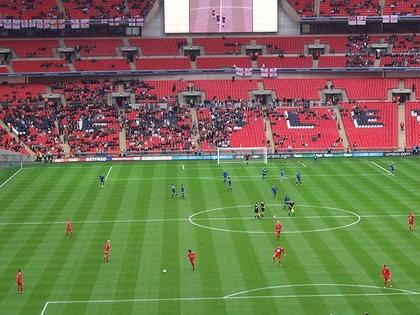
%> input picture portfolio_old/COMPUTER_VISION/assignment2/soccer_field4.jpg, 420 x 315 px, shrunk from 500 x 375 before the run
$ octave task2_solution.m   (GNU Octave 9; MATLAB toolbox functions it lacks are replaced by stand-ins)
%> lines starting %> are read from the running program, lines starting %| are printed output that depends on the picture; in (x1, y1, x2, y2) boxes, pixels count from 0 and x2, y2 are one past the last pixel; in counts of white or black regions, pixels touching at a corner belong together; the program's own positions count from 1
### portfolio_old/COMPUTER_VISION/assignment2/jbe38_ecker_jeremy/remove_holes.m
function closed = remove_holes(img)

closed = imfill(padarray(img,size(img),'symmetric'),'holes');
closed = closed(size(img,1)+(1:size(img,1)),size(img,2)+(1:size(img,2)));

end

### COMPUTER_VISION/assignment2/get_component.m
function result = get_component(binary, k)

%  result = get_component(binary)
%
% returns a boolean image where non-zero pixels represent
% the k-th largest connected component of the input image

% connected component analysis
[labels, number] = bwlabel(binary, 4);
if number < k
    result = [];
    return;
end

[rows, cols] = size(binary);

% find the largest connected component
% create an array of counters, one for each connected component.
counters = zeros(1,number);
for row = 1:rows
    for col = 1:cols
        % for each i ~= 0, we count the number of pixels equal to i in the labels
        % matrix
        % first, we create a component image, that is 1 for pixels belonging to
        % the i-th connected component, and 0 everywhere else.

        label = labels(row, col);
        if (label ~= 0)
            counters(label) = counters(label) + 1;
        end
    end
end

% find the id of the largest component
% we pass -counters as argument because we want to find max areas,
% not min areas.
[areas, ids] = sort(-counters);
result = (labels == ids(k));

### COMPUTER_VISION/assignment2/largest_connected.m
function result = largest_connected(binary)

%  result = largest_connected(binary)
%
% returns a boolean image where non-zero pixels represent
% the largest connected component of the input image

result = get_component(binary, 1);

### portfolio_old/COMPUTER_VISION/assignment2/jbe38_ecker_jeremy/task2_solution.m
filename = 'soccer_field4.jpg';
color = double(imread(filename));
r = color(:,:, 1);
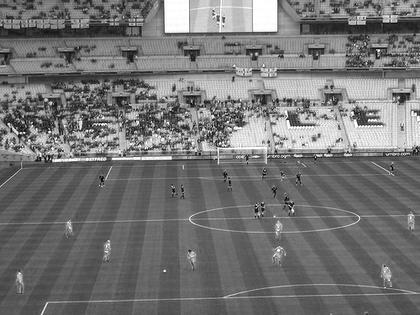
%> r: size 315x420 double; min 0, max 255, mean 116.3
g = color(:,:, 2);
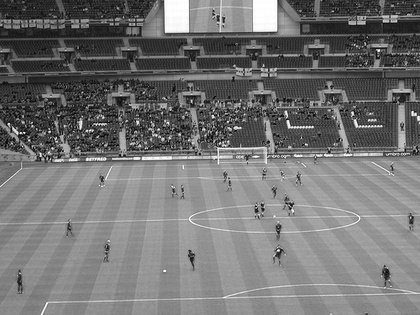
%> g: size 315x420 double; min 0, max 255, mean 114.9
b = color(:,:, 3);
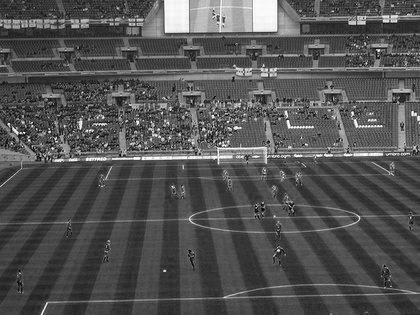
%> b: size 315x420 double; min 0, max 255, mean 82.9

% show the field:
green = ((g - r > 10) & (g - b > 0));
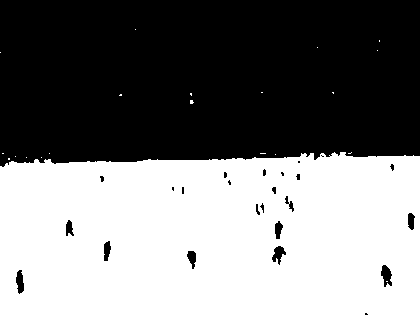
%> green: size 315x420 logical; 48.7% white; 21 white regions (20 under 20 px), largest, box (x1, y1, x2, y2) and area: (0, 152, 420, 315) 64313
no_holes = remove_holes(green);
%> in remove_holes, `closed = imfill(padarray(img,size(img),'symmetric'),'holes');`:
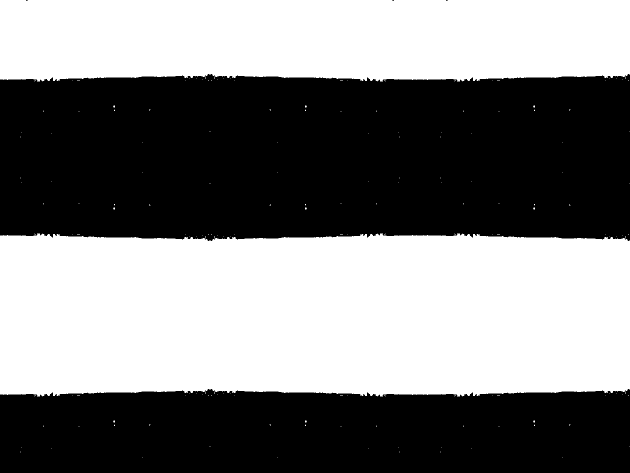
%> closed: size 945x1260 logical (shown at 1/2 size); 49.5% white; 170 white regions (168 under 20 px), largest, box (x1, y1, x2, y2) and area: (0, 467, 1260, 793) 392964, (0, 0, 1260, 163) 196467
%> in remove_holes, `closed = closed(size(img,1)+(1:size(img,1)),size(img,2)+(1:size(img,2)..`: closed: size 315x420 logical; 49.5% white; 20 white regions (19 under 20 px), largest, box (x1, y1, x2, y2) and area: (0, 152, 420, 315) 65494
field = largest_connected(no_holes);
%> in get_component, `[labels, number] = bwlabel(binary, 4);`:
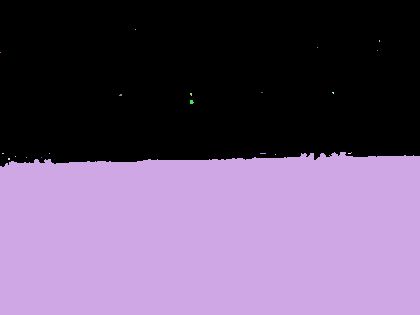
%> labels: size 315x420 double; 23 distinct labels, from 0 to 22; one colour per label, 0 black
%> in get_component, `[labels, number] = bwlabel(binary, 4);`: number = 22
%> after the loop in get_component, `for row = 1:rows`: counters = 22 values, max 65493 at index 2, min 1 at index 1, mean 2979.5
%> in get_component, `[areas, ids] = sort(-counters);`: areas = 22 values from -65493 to -1; ids = 22 values, max 22 at index 11, min 1 at index 12, mean 11.5
%> in get_component, `result = (labels == ids(k));`: result: size 315x420 logical; 49.5% white; 1 white region, box (x1, y1, x2, y2) and area: (0, 152, 420, 315) 65493
figure(1); imshow(field);

% show the red players:
red = ((r - g > 10) & (r - b > 10));
%> red: size 315x420 logical; 33.2% white; 73 white regions (53 under 20 px), largest, box (x1, y1, x2, y2) and area: (0, 0, 420, 163) 38199, (0, 0, 126, 28) 2083, (286, 0, 420, 24) 1934
red_players = field & ~red;
%> red_players: size 315x420 logical; 49% white; 1 white region, box (x1, y1, x2, y2) and area: (0, 152, 420, 315) 64782
red_players = ~red_players & field;
%> red_players: size 315x420 logical; 0.54% white; 10 white regions (2 under 20 px), largest, box (x1, y1, x2, y2) and area: (382, 266, 392, 286) 127, (273, 246, 286, 262) 103, (16, 271, 24, 293) 103
red_players = bwareaopen(red_players,50);
figure(2); imshow(red_players);

% show the blue players:
blue = ((b - g > 10) & (b - r > 10));
%> blue: size 315x420 logical; 3.7% white; 216 white regions (173 under 20 px), largest, box (x1, y1, x2, y2) and area: (0, 68, 241, 77) 690, (271, 66, 420, 72) 482, (171, 149, 240, 160) 307
blue_players = field & ~blue;
%> blue_players: size 315x420 logical; 49.4% white; 1 white region, box (x1, y1, x2, y2) and area: (0, 152, 420, 315) 65369
blue_players = ~blue_players & field;
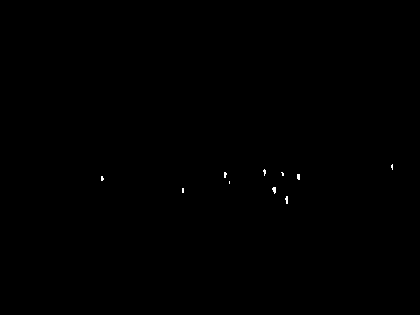
%> blue_players: size 315x420 logical; 0.09% white in thin lines or dots, all inside (x1, y1, x2, y2) = (101, 164, 393, 204)
blue_players = bwareaopen(blue_players,15);
%> blue_players: size 315x420 logical; 0.04% white in thin lines or dots, all inside (x1, y1, x2, y2) = (272, 174, 300, 204)
figure(3); imshow(blue_players);
